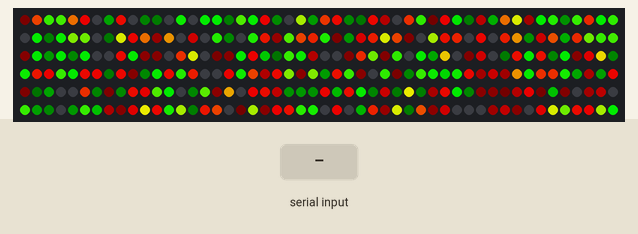
Simulated run of this sketch. Board: Arduino Uno, built with avr-gcc and run on an emulated ATmega328P. Parts: 300 RGB LEDs in strip order, left to right, continuing on the next row. Inputs (shaded band) come from the test bench. Dim RGB values are drawn brighter than linear; random numbers use the default seed unless the sketch sets one.

Above: at 1.2 s.
1.3 s: "D" received over Serial
At 1.77 s:
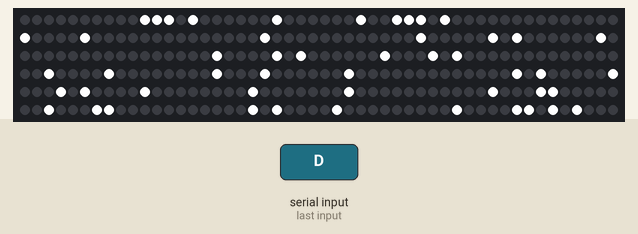
3.7 s: "N" received over Serial
At 4.6 s:
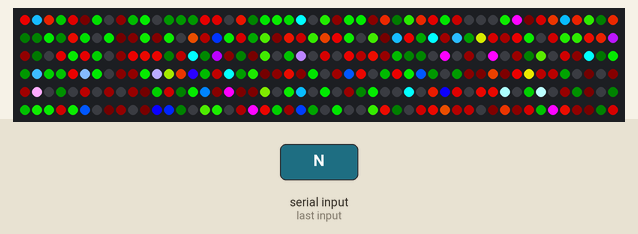

The sketch:

ledstring_fade_small.ino
```cpp
#include <FastLED.h>
#define NUM_LEDS 300
#define DATA_PIN A0
CRGB leds[NUM_LEDS];
uint8_t phase[NUM_LEDS];


void setup() {
  FastLED.addLeds<NEOPIXEL, DATA_PIN>(leds, NUM_LEDS);
  for (int i = 0; i < NUM_LEDS; ++i) {
    phase[i] = random(255);
    //phase[i] = (i*47)%255;
  }
  Serial.begin(9600);
}

#define SCALE_LEN 28
uint8_t scaled[SCALE_LEN] = {0, 0, 1, 2, 3, 4, 5, 6, 8, 9, 10, 12, 17, 22, 27, 32, 37, 42, 52, 62, 72, 87, 102, 117, 132, 157, 172, 187};//, 192};

#define RCHAN 0x1
#define GCHAN 0x2
#define BCHAN 0x4
#define FADEIN 0x10 // Fade out does not set this bit, or blackout
#define FOUT 0x00
#define BLACKOUT 0x20

uint8_t stages[10] = {FADEIN|RCHAN, FOUT|RCHAN, FADEIN|GCHAN, FOUT|GCHAN, FADEIN|RCHAN|GCHAN, FOUT|RCHAN|GCHAN,
                     FADEIN|RCHAN|GCHAN|BCHAN, FOUT|RCHAN|GCHAN, FOUT|BCHAN, BLACKOUT};
uint8_t stages2[10] = {FADEIN|RCHAN, FADEIN|GCHAN, FOUT|RCHAN, FOUT|GCHAN, BLACKOUT, FADEIN|GCHAN, FADEIN|RCHAN,
                     FOUT|GCHAN, FOUT|RCHAN, BLACKOUT};

void Fade(int dot, uint8_t phase, uint8_t stage) {
    if (stage & BLACKOUT) {
        leds[dot].setRGB(0, 0, 0);
        return;
    }
    if (dot >= NUM_LEDS || dot < 0) return;
    uint8_t value = scaled[(stage & FADEIN) ? phase : (SCALE_LEN-1)-phase];
    leds[dot].setRGB((stage & RCHAN) ? value : leds[dot].r,
                     (stage & GCHAN) ? value : leds[dot].g,
                     (stage & BCHAN) ? value : leds[dot].b);
}

uint8_t iteration = 0;

void display() {
  for (int i = 0; i < NUM_LEDS; ++i) {
    Fade(i, ((phase[i] + iteration)%255) % SCALE_LEN, stages2[((phase[i]+iteration)%255) / SCALE_LEN]);
  }
  FastLED.show();
  iteration++;
}

void detection_display() {
  for (int dot = 0; dot < NUM_LEDS; dot++) {
    leds[dot].setRGB(0, 0, 0);
  }
  for (int i = 0; i < 55; ++i) {
    int rand = random(NUM_LEDS);
    leds[rand].setRGB(255, 255, 255);
  }
  FastLED.show();
}

bool has_detections=false;
void loop() {
  if (Serial.available() > 0) {
    int in  = Serial.read();
    if (in == 'D') {
      has_detections = true;
    } else {
    if (in == 'N')
      has_detections = false;
    }
  }
  if (has_detections) {
    detection_display();
  } else {
    display();
  }

  delay(20);
}
```
